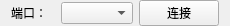
<?xml version="1.0" encoding="UTF-8"?>
<ui version="4.0">
 <class>ConnectionWidget</class>
 <widget class="QWidget" name="ConnectionWidget">
  <property name="geometry">
   <rect>
    <x>0</x>
    <y>0</y>
    <width>230</width>
    <height>23</height>
   </rect>
  </property>
  <property name="windowTitle">
   <string>Form</string>
  </property>
  <layout class="QGridLayout" name="gridLayout">
   <property name="topMargin">
    <number>0</number>
   </property>
   <property name="bottomMargin">
    <number>0</number>
   </property>
   <property name="horizontalSpacing">
    <number>6</number>
   </property>
   <property name="verticalSpacing">
    <number>0</number>
   </property>
   <item row="1" column="2">
    <widget class="QPushButton" name="connect_pb">
     <property name="text">
      <string>连接</string>
     </property>
    </widget>
   </item>
   <item row="1" column="0">
    <widget class="QLabel" name="label">
     <property name="text">
      <string>端口：</string>
     </property>
    </widget>
   </item>
   <item row="1" column="1">
    <widget class="QComboBox" name="comPort"/>
   </item>
  </layout>
 </widget>
 <resources/>
 <connections/>
</ui>
